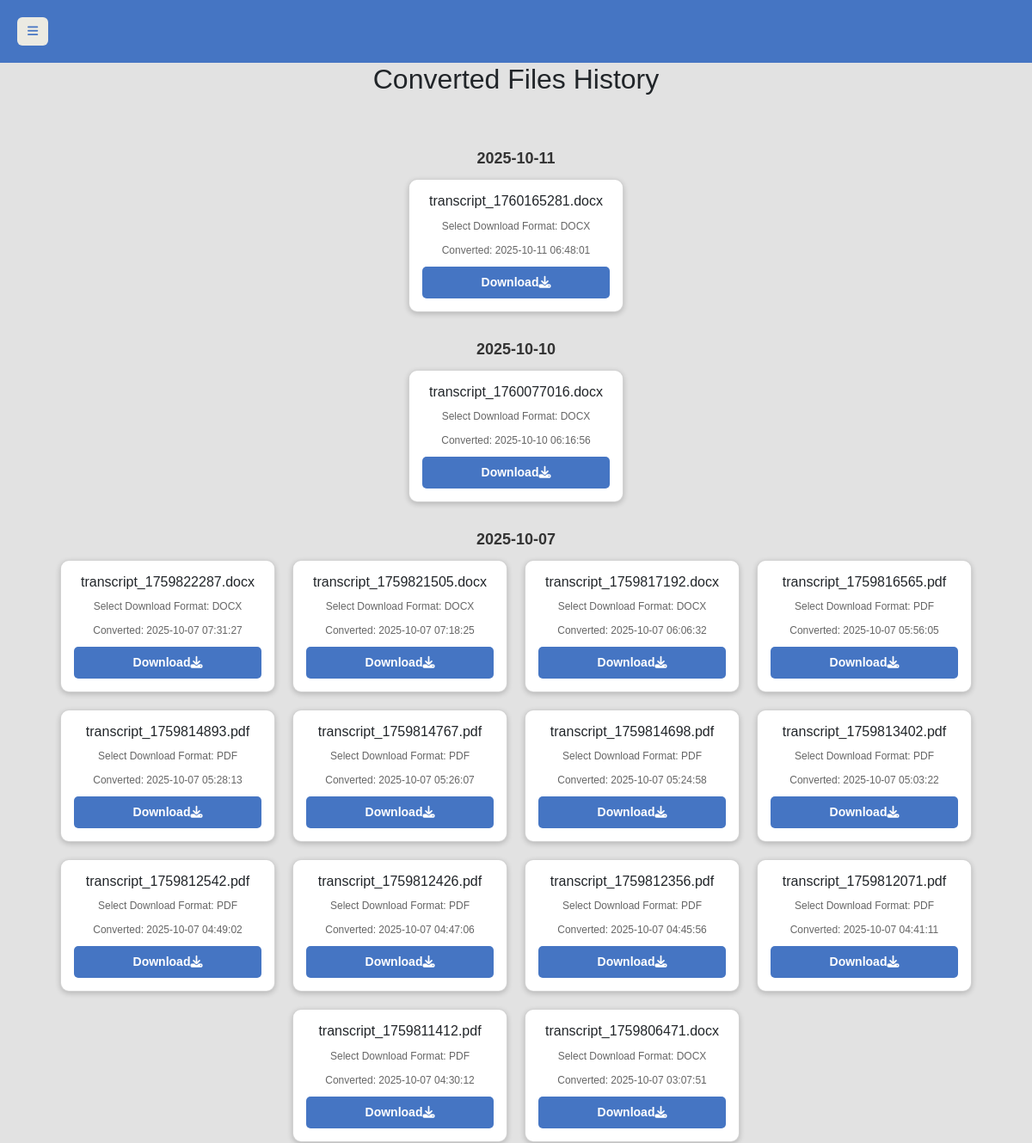
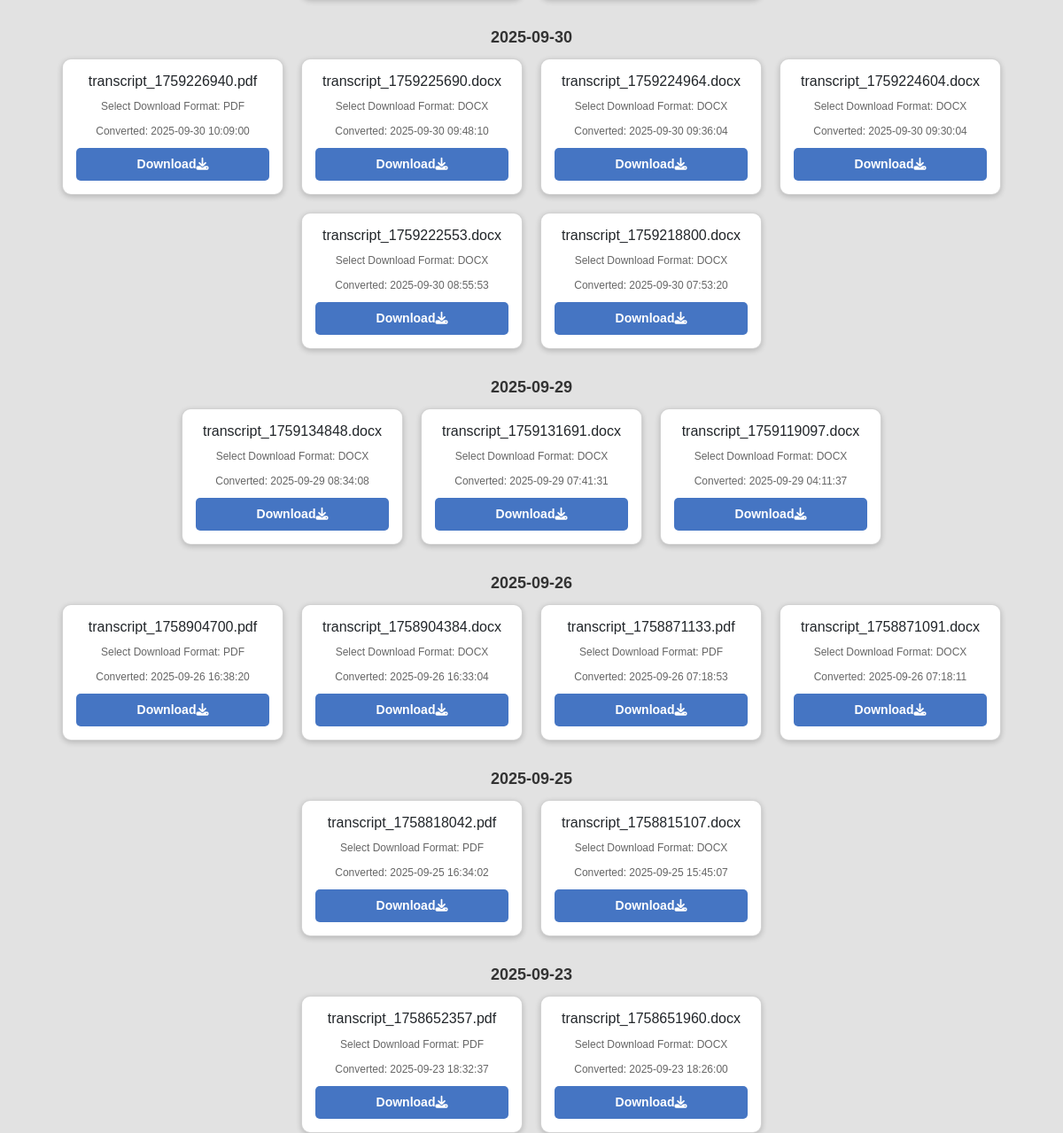
Screenshot of /history (signed in) with the database file from the repository (2 pictures, top to bottom).
### tables this page shows
CREATE TABLE history (
            id INTEGER PRIMARY KEY AUTOINCREMENT,
            user_id INTEGER NOT NULL,
            filename TEXT NOT NULL,
            converted_at TIMESTAMP DEFAULT CURRENT_TIMESTAMP, filetype TEXT DEFAULT 'docx',
            FOREIGN KEY (user_id) REFERENCES users (id)
        );

### routes/upload.py (the view)
@upload_bp.route("/history")
def history():
    try:
        if "user_email" not in session:
            return redirect(url_for("auth.login"))
        user = get_user_by_email(session["user_email"])
        if not user:
            return redirect(url_for("auth.login"))
        user_id = user[0]
        print("Logged-in user ID:", user_id)  # ✅ Print user ID to console
        all_records = get_all_history(user_id=user_id)
        records = [r for r in all_records if r[2] in ("docx", "pdf")]
        records_by_date = defaultdict(list)
        for r in records:
            id, filename, filetype, converted_at = r
            date_only = converted_at.split(" ")[0]
            records_by_date[date_only].append([id, filename, filetype, converted_at])
        sorted_records = dict(sorted(records_by_date.items(), reverse=True))
        translations = {
            "english": {
                "back":"back",
                "dashboard": "Dashboard",
                "history": "History",
                "home": "Home",
                "files": "Files",
                "settings": "Settings",
                "help": "Help",
                "logout": "Logout",
                "account": "Account",
                "language": "Language",
                "version": "Version",
                "privacy": "Privacy",
                "history": "Converted Files History",
                "converted": "Converted",
                "download": "Download",
                "no_history": "No history found.",
                "select_format": "Select Download Format"
            },
            "tamil": {
                "dashboard": "கண்காணிப்பு பலகை",
                "history": "வரலாறு",
                "home": "முகப்பு",
                "files": "கோப்புகள்",
                "settings": "அமைப்புகள்",
                "help": "உதவி",
                "logout": "வெளியேறு",
                "account": "கணக்கு",
                "language": "மொழி",
                "version": "பதிப்பு",
                "privacy": "தனியுரிமை",
                "history": " வரலாறு",
                "converted": "மாற்றிய தேதி",
                "download": "பதிவிறக்கு",
                "no_history": "வரலாறு இல்லை.",
                "select_format": "பதிவிறக்க வடிவத்தைத் தேர்ந்தெடுக்கவும்"
            }
        }
        lang = session.get("lang", "english")
        t = translations.get(lang, translations["english"])
        return render_template("history.html", records_by_date=sorted_records, t=t)
    except Exception as e:
        print("History page error:", e)
        lang = session.get("lang", "english")
        t = translations.get(lang, translations["english"])
        return render_template("history.html", records_by_date={}, t=t)

### models/history_model.py (called while the page is built)
def get_all_history(user_id, limit=200):
    conn = sqlite3.connect(DB_NAME)
    cursor = conn.cursor()
    cursor.execute(
        "SELECT id, filename, filetype, converted_at FROM history WHERE user_id=? ORDER BY converted_at DESC LIMIT ?",
        (user_id, limit)
    )
    rows = cursor.fetchall()
    conn.close()
    return rows

### models/user_model.py (called while the page is built)
def get_user_by_email(email):
    conn = sqlite3.connect(DATABASE)
    cursor = conn.cursor()
    cursor.execute("SELECT * FROM users WHERE email = ?", (email,))
    user = cursor.fetchone()
    conn.close()
    return user

### templates/history.html (shortened to what this page needs)
<!DOCTYPE html>
<html lang="en">
<head>
  <link href="https://cdn.jsdelivr.net/npm/bootstrap@5.3.3/dist/css/bootstrap.min.css" rel="stylesheet">
  <link rel="stylesheet" href="https://cdnjs.cloudflare.com/ajax/libs/font-awesome/6.5.0/css/all.min.css">
  <link rel="stylesheet" href="../static/css/history.css">
</head>
<body>
   <div class="header">
  <button class="btn btn-danger" type="button" id="menuButton">
    <i class="fas fa-bars"></i>
  </button>
</div>
 <h2>{{ t["history"] }}</h2>
{% if records_by_date %}
  {% for date, files in records_by_date.items() %}
    <div class="date-header">{{ date }}</div>
    <div class="card-container">
      {% for id, filename, filetype, converted_at in files %}
        <div class="card">
          <h3>{{ filename }}</h3>
          <p class="meta">{{ t["select_format"] }}: {{ filetype.upper() }}</p>
          <p class="meta">{{ t["converted"] }}: {{ converted_at }}</p>
          <a class="download-btn" href="{{ url_for('upload.uploaded_file', filename=filename) }}" download> {{ t["download"] }}<i class="fa-solid fa-download"></i> </a>
        </div>
      {% endfor %}
    </div>
  {% endfor %}
{% else %}
  <div class="no-records">
    <p>{{ t["no_history"] }}</p>
  </div>
{% endif %}
</body>
</html>

### static/css/history.css (style rules this page uses)
body { margin: 0; font-family: Arial, sans-serif; background: #e2e2e2; display: flex; flex-direction: column; min-height: 100vh; }
.header { width: 100%; background: #4575c3; display: flex; justify-content: space-between; align-items: center; padding: 20px 20px; color: white; position: sticky; top: 0; z-index: 999; }
h2 { text-align: center; margin-bottom: 30px; }
.card-container { display: flex; flex-wrap: wrap; justify-content: center; gap: 20px; }
.card { background: #fff; border-radius: 10px; box-shadow: 0 2px 6px rgba(0,0,0,0.2); width: 250px; padding: 15px; text-align: center; transition: transform 0.2s; }
.card h3 { font-size: 16px; margin-bottom: 10px; word-wrap: break-word; }
.meta { font-size: 12px; color: #666; margin-bottom: 10px; }
.download-btn { display: inline-block; padding: 8px 12px; background-color: #4575c3; color: #fff; border-radius: 5px; text-decoration: none; font-size: 14px; font-weight: bold; }
.btn { padding: 6px 12px; border: none; border-radius: 6px; font-size: 14px; cursor: pointer; color: #4575c3; background-color: #ebeae2; transition: background 0.2s; }
.date-header { text-align: center; font-weight: bold; font-size: 18px; margin: 30px 0 10px 0; color: #333; }

### rows the page displays
history: filename "transcript_1760165281.docx", select_format "Select Download Format", upper "DOCX", converted "Converted", converted_at "2025-10-11 06:48:01", download "Download"
history: filename "transcript_1760077016.docx", select_format "Select Download Format", upper "DOCX", converted "Converted", converted_at "2025-10-10 06:16:56", download "Download"
history: filename "transcript_1759822287.docx", select_format "Select Download Format", upper "DOCX", converted "Converted", converted_at "2025-10-07 07:31:27", download "Download"
history: filename "transcript_1759821505.docx", select_format "Select Download Format", upper "DOCX", converted "Converted", converted_at "2025-10-07 07:18:25", download "Download"
history: filename "transcript_1759817192.docx", select_format "Select Download Format", upper "DOCX", converted "Converted", converted_at "2025-10-07 06:06:32", download "Download"
history: filename "transcript_1759816565.pdf", select_format "Select Download Format", upper "PDF", converted "Converted", converted_at "2025-10-07 05:56:05", download "Download"
history: filename "transcript_1759814893.pdf", select_format "Select Download Format", upper "PDF", converted "Converted", converted_at "2025-10-07 05:28:13", download "Download"
history: filename "transcript_1759814767.pdf", select_format "Select Download Format", upper "PDF", converted "Converted", converted_at "2025-10-07 05:26:07", download "Download"
history: filename "transcript_1759814698.pdf", select_format "Select Download Format", upper "PDF", converted "Converted", converted_at "2025-10-07 05:24:58", download "Download"
history: filename "transcript_1759813402.pdf", select_format "Select Download Format", upper "PDF", converted "Converted", converted_at "2025-10-07 05:03:22", download "Download"
history: filename "transcript_1759812542.pdf", select_format "Select Download Format", upper "PDF", converted "Converted", converted_at "2025-10-07 04:49:02", download "Download"
history: filename "transcript_1759812426.pdf", select_format "Select Download Format", upper "PDF", converted "Converted", converted_at "2025-10-07 04:47:06", download "Download"
history: filename "transcript_1759812356.pdf", select_format "Select Download Format", upper "PDF", converted "Converted", converted_at "2025-10-07 04:45:56", download "Download"
history: filename "transcript_1759812071.pdf", select_format "Select Download Format", upper "PDF", converted "Converted", converted_at "2025-10-07 04:41:11", download "Download"
history: filename "transcript_1759811412.pdf", select_format "Select Download Format", upper "PDF", converted "Converted", converted_at "2025-10-07 04:30:12", download "Download"
history: filename "transcript_1759806471.docx", select_format "Select Download Format", upper "DOCX", converted "Converted", converted_at "2025-10-07 03:07:51", download "Download"
history: filename "transcript_1759226940.pdf", select_format "Select Download Format", upper "PDF", converted "Converted", converted_at "2025-09-30 10:09:00", download "Download"
history: filename "transcript_1759225690.docx", select_format "Select Download Format", upper "DOCX", converted "Converted", converted_at "2025-09-30 09:48:10", download "Download"
history: filename "transcript_1759224964.docx", select_format "Select Download Format", upper "DOCX", converted "Converted", converted_at "2025-09-30 09:36:04", download "Download"
history: filename "transcript_1759224604.docx", select_format "Select Download Format", upper "DOCX", converted "Converted", converted_at "2025-09-30 09:30:04", download "Download"
history: filename "transcript_1759222553.docx", select_format "Select Download Format", upper "DOCX", converted "Converted", converted_at "2025-09-30 08:55:53", download "Download"
history: filename "transcript_1759218800.docx", select_format "Select Download Format", upper "DOCX", converted "Converted", converted_at "2025-09-30 07:53:20", download "Download"
history: filename "transcript_1759134848.docx", select_format "Select Download Format", upper "DOCX", converted "Converted", converted_at "2025-09-29 08:34:08", download "Download"
history: filename "transcript_1759131691.docx", select_format "Select Download Format", upper "DOCX", converted "Converted", converted_at "2025-09-29 07:41:31", download "Download"
history: filename "transcript_1759119097.docx", select_format "Select Download Format", upper "DOCX", converted "Converted", converted_at "2025-09-29 04:11:37", download "Download"
history: filename "transcript_1758904700.pdf", select_format "Select Download Format", upper "PDF", converted "Converted", converted_at "2025-09-26 16:38:20", download "Download"
history: filename "transcript_1758904384.docx", select_format "Select Download Format", upper "DOCX", converted "Converted", converted_at "2025-09-26 16:33:04", download "Download"
history: filename "transcript_1758871133.pdf", select_format "Select Download Format", upper "PDF", converted "Converted", converted_at "2025-09-26 07:18:53", download "Download"
history: filename "transcript_1758871091.docx", select_format "Select Download Format", upper "DOCX", converted "Converted", converted_at "2025-09-26 07:18:11", download "Download"
history: filename "transcript_1758818042.pdf", select_format "Select Download Format", upper "PDF", converted "Converted", converted_at "2025-09-25 16:34:02", download "Download"
history: filename "transcript_1758815107.docx", select_format "Select Download Format", upper "DOCX", converted "Converted", converted_at "2025-09-25 15:45:07", download "Download"
history: filename "transcript_1758652357.pdf", select_format "Select Download Format", upper "PDF", converted "Converted", converted_at "2025-09-23 18:32:37", download "Download"
history: filename "transcript_1758651960.docx", select_format "Select Download Format", upper "DOCX", converted "Converted", converted_at "2025-09-23 18:26:00", download "Download"

### other values shown
{{ t["history"] }} "Converted Files History"
{{ date }} "2025-10-11" "2025-10-10" "2025-10-07" "2025-09-30" "2025-09-29" "2025-09-26" "2025-09-25" "2025-09-23"
